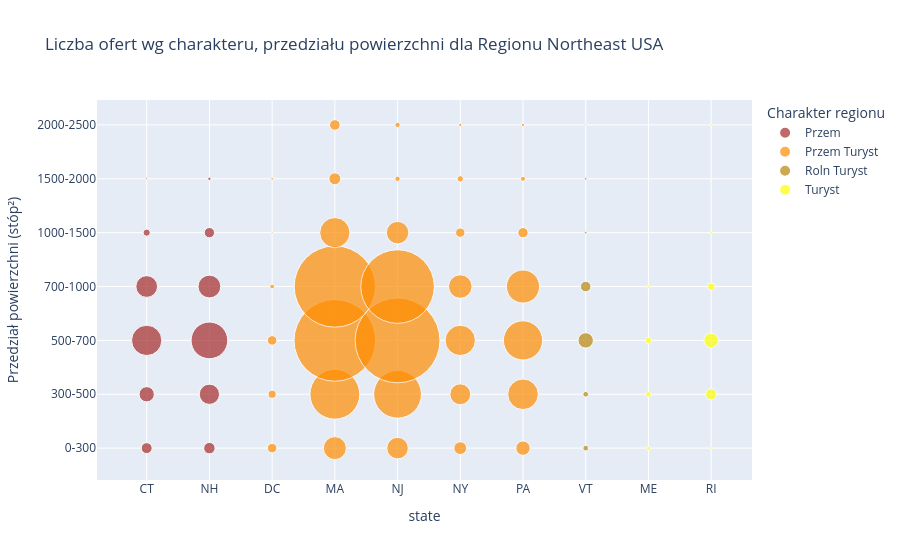

Notebook code cell kept with this figure:
### Code cell
df_Northeast = df[(df["Region"] == "Northeast")]

df_Northeast.head(3)
agg_Northeast = (
    df_Northeast.groupby(
        ["charakter", "bin_square_feet", "state"]
    )
    .size()
    .reset_index(name="liczba")
)

# wykres
fig = px.scatter(
    agg_Northeast,
    x="state",
    y="bin_square_feet",
    color="charakter",
    color_discrete_map=charakter_colors,
    size="liczba",
    size_max=60,
    hover_data=["liczba"],
    labels={
        "charakter": "Charakter regionu",
        "bin_square_feet": "Przedział powierzchni (stóp²)"
    },
    title="Liczba ofert wg charakteru, przedziału powierzchni dla Regionu Northeast USA"
)

fig.update_layout()

### Figure 1 — Plotly figure (JSON) as saved in the notebook; plotly's stock layout.template omitted (floating-point values rounded to 4 significant figures)
{"data": [{"customdata": [[33], [36], [64], [113], [253], [371], [130], [143], [14], [29], [1], [3]], "hovertemplate": "Charakter regionu=Przem<br>state=%{x}<br>Przedział powierzchni (stóp²)=%{y}<br>liczba=%{customdata[0]}<extra></extra>", "legendgroup": "Przem", "marker": {"color": "brown", "size": [33, 36, 64, 113, 253, 371, 130, 143, 14, 29, 1, 3], "sizemode": "area", "sizeref": 0.5508, "symbol": "circle"}, "mode": "markers", "name": "Przem", "orientation": "v", "showlegend": true, "type": "scatter", "x": ["CT", "NH", "CT", "NH", "CT", "NH", "CT", "NH", "CT", "NH", "CT", "NH"], "xaxis": "x", "y": ["0-300", "0-300", "300-500", "300-500", "500-700", "500-700", "700-1000", "700-1000", "1000-1500", "1000-1500", "1500-2000", "1500-2000"], "yaxis": "y"}, {"customdata": [[25], [146], [128], [45], [57], [18], [685], [629], [120], [258], [25], [1836], [1983], [253], [423], [6], [1822], [1492], [153], [302], [1], [252], [139], [24], [29], [2], [39], [8], [11], [7], [31], [8], [3], [3]], "hovertemplate": "Charakter regionu=Przem Turyst<br>state=%{x}<br>Przedział powierzchni (stóp²)=%{y}<br>liczba=%{customdata[0]}<extra></extra>", "legendgroup": "Przem Turyst", "marker": {"color": "darkorange", "size": [25, 146, 128, 45, 57, 18, 685, 629, 120, 258, 25, 1836, 1983, 253, 423, 6, 1822, 1492, 153, 302, 1, 252, 139, 24, 29, 2, 39, 8, 11, 7, 31, 8, 3, 3], "sizemode": "area", "sizeref": 0.5508, "symbol": "circle"}, "mode": "markers", "name": "Przem Turyst", "orientation": "v", "showlegend": true, "type": "scatter", "x": ["DC", "MA", "NJ", "NY", "PA", "DC", "MA", "NJ", "NY", "PA", "DC", "MA", "NJ", "NY", "PA", "DC", "MA", "NJ", "NY", "PA", "DC", "MA", "NJ", "NY", "PA", "DC", "MA", "NJ", "NY", "PA", "MA", "NJ", "NY", "PA"], "xaxis": "x", "y": ["0-300", "0-300", "0-300", "0-300", "0-300", "300-500", "300-500", "300-500", "300-500", "300-500", "500-700", "500-700", "500-700", "500-700", "500-700", "700-1000", "700-1000", "700-1000", "700-1000", "700-1000", "1000-1500", "1000-1500", "1000-1500", "1000-1500", "1000-1500", "1500-2000", "1500-2000", "1500-2000", "1500-2000", "1500-2000", "2000-2500", "2000-2500", "2000-2500", "2000-2500"], "yaxis": "y"}, {"customdata": [[9], [9], [65], [30], [2], [2], [1]], "hovertemplate": "Charakter regionu=Roln Turyst<br>state=%{x}<br>Przedział powierzchni (stóp²)=%{y}<br>liczba=%{customdata[0]}<extra></extra>", "legendgroup": "Roln Turyst", "marker": {"color": "darkgoldenrod", "size": [9, 9, 65, 30, 2, 2, 1], "sizemode": "area", "sizeref": 0.5508, "symbol": "circle"}, "mode": "markers", "name": "Roln Turyst", "orientation": "v", "showlegend": true, "type": "scatter", "x": ["VT", "VT", "VT", "VT", "VT", "VT", "VT"], "xaxis": "x", "y": ["0-300", "300-500", "500-700", "700-1000", "1000-1500", "1500-2000", "2000-2500"], "yaxis": "y"}, {"customdata": [[5], [2], [8], [34], [11], [58], [3], [15], [2], [1], [2]], "hovertemplate": "Charakter regionu=Turyst<br>state=%{x}<br>Przedział powierzchni (stóp²)=%{y}<br>liczba=%{customdata[0]}<extra></extra>", "legendgroup": "Turyst", "marker": {"color": "yellow", "size": [5, 2, 8, 34, 11, 58, 3, 15, 2, 1, 2], "sizemode": "area", "sizeref": 0.5508, "symbol": "circle"}, "mode": "markers", "name": "Turyst", "orientation": "v", "showlegend": true, "type": "scatter", "x": ["ME", "RI", "ME", "RI", "ME", "RI", "ME", "RI", "RI", "RI", "RI"], "xaxis": "x", "y": ["0-300", "0-300", "300-500", "300-500", "500-700", "500-700", "700-1000", "700-1000", "1000-1500", "1500-2000", "2000-2500"], "yaxis": "y"}], "layout": {"legend": {"itemsizing": "constant", "title": {"text": "Charakter regionu"}, "tracegroupgap": 0}, "title": {"text": "Liczba ofert wg charakteru, przedziału powierzchni dla Regionu Northeast USA"}, "xaxis": {"anchor": "y", "domain": [0, 1], "title": {"text": "state"}}, "yaxis": {"anchor": "x", "domain": [0, 1], "title": {"text": "Przedział powierzchni (stóp²)"}}}}
